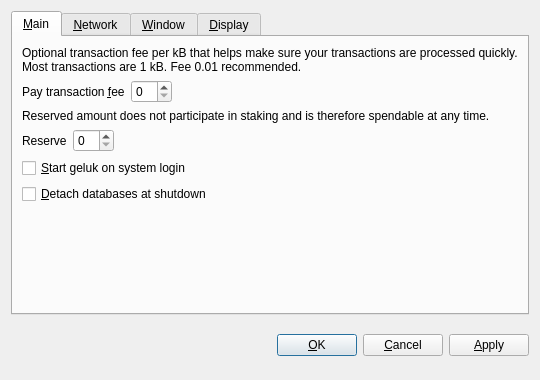
<?xml version="1.0" encoding="UTF-8"?>
<ui version="4.0">
 <class>OptionsDialog</class>
 <widget class="QDialog" name="OptionsDialog">
  <property name="geometry">
   <rect>
    <x>0</x>
    <y>0</y>
    <width>540</width>
    <height>380</height>
   </rect>
  </property>
  <property name="windowTitle">
   <string>Options</string>
  </property>
  <property name="modal">
   <bool>true</bool>
  </property>
  <layout class="QVBoxLayout" name="verticalLayout">
   <item>
    <widget class="QTabWidget" name="tabWidget">
     <property name="tabPosition">
      <enum>QTabWidget::North</enum>
     </property>
     <property name="currentIndex">
      <number>0</number>
     </property>
     <widget class="QWidget" name="tabMain">
      <attribute name="title">
       <string>&amp;Main</string>
      </attribute>
      <layout class="QVBoxLayout" name="verticalLayout_Main">
       <item>
        <widget class="QLabel" name="transactionFeeInfoLabel">
         <property name="text">
          <string>Optional transaction fee per kB that helps make sure your transactions are processed quickly. Most transactions are 1 kB. Fee 0.01 recommended.</string>
         </property>
         <property name="textFormat">
          <enum>Qt::PlainText</enum>
         </property>
         <property name="wordWrap">
          <bool>true</bool>
         </property>
        </widget>
       </item>
       <item>
        <layout class="QHBoxLayout" name="horizontalLayoutFee">
         <item>
          <widget class="QLabel" name="transactionFeeLabel">
           <property name="text">
            <string>Pay transaction &amp;fee</string>
           </property>
           <property name="textFormat">
            <enum>Qt::PlainText</enum>
           </property>
           <property name="buddy">
            <cstring>transactionFee</cstring>
           </property>
          </widget>
         </item>
         <item>
          <widget class="BitcoinAmountField" name="transactionFee"/>
         </item>
         <item>
          <spacer name="horizontalSpacerFee">
           <property name="orientation">
            <enum>Qt::Horizontal</enum>
           </property>
           <property name="sizeHint" stdset="0">
            <size>
             <width>40</width>
             <height>20</height>
            </size>
           </property>
          </spacer>
         </item>
        </layout>
       </item>
       <item>
        <widget class="QLabel" name="reserveBalanceInfoLabel">
         <property name="text">
          <string>Reserved amount does not participate in staking and is therefore spendable at any time.</string>
         </property>
         <property name="textFormat">
          <enum>Qt::PlainText</enum>
         </property>
         <property name="wordWrap">
          <bool>true</bool>
         </property>
        </widget>
       </item>
       <item>
        <layout class="QHBoxLayout" name="horizontalLayoutReserveBalance">
         <item>
          <widget class="QLabel" name="reserveBalanceLabel">
           <property name="text">
            <string>Reserve</string>
           </property>
           <property name="textFormat">
            <enum>Qt::PlainText</enum>
           </property>
           <property name="buddy">
            <cstring>reserveBalance</cstring>
           </property>
          </widget>
         </item>
         <item>
          <widget class="BitcoinAmountField" name="reserveBalance"/>
         </item>
         <item>
          <spacer name="horizontalSpacerReserveBalance">
           <property name="orientation">
            <enum>Qt::Horizontal</enum>
           </property>
           <property name="sizeHint" stdset="0">
            <size>
             <width>40</width>
             <height>20</height>
            </size>
           </property>
          </spacer>
         </item>
        </layout>
       </item>
       <item>
        <widget class="QCheckBox" name="bitcoinAtStartup">
         <property name="toolTip">
          <string>Automatically start geluk after logging in to the system.</string>
         </property>
         <property name="text">
          <string>&amp;Start geluk on system login</string>
         </property>
        </widget>
       </item>
       <item>
        <widget class="QCheckBox" name="detachDatabases">
         <property name="toolTip">
          <string>Detach block and address databases at shutdown. This means they can be moved to another data directory, but it slows down shutdown. The wallet is always detached.</string>
         </property>
         <property name="text">
          <string>&amp;Detach databases at shutdown</string>
         </property>
        </widget>
       </item>
       <item>
        <spacer name="verticalSpacer_Main">
         <property name="orientation">
          <enum>Qt::Vertical</enum>
         </property>
         <property name="sizeHint" stdset="0">
          <size>
           <width>20</width>
           <height>40</height>
          </size>
         </property>
        </spacer>
       </item>
      </layout>
     </widget>
     <widget class="QWidget" name="tabNetwork">
      <attribute name="title">
       <string>&amp;Network</string>
      </attribute>
      <layout class="QVBoxLayout" name="verticalLayout_Network">
       <item>
        <widget class="QCheckBox" name="mapPortUpnp">
         <property name="toolTip">
          <string>Automatically open the geluk client port on the router. This only works when your router supports UPnP and it is enabled.</string>
         </property>
         <property name="text">
          <string>Map port using &amp;UPnP</string>
         </property>
        </widget>
       </item>
       <item>
        <widget class="QCheckBox" name="connectSocks">
         <property name="toolTip">
          <string>Connect to the geluk network through a SOCKS proxy (e.g. when connecting through Tor).</string>
         </property>
         <property name="text">
          <string>&amp;Connect through SOCKS proxy:</string>
         </property>
        </widget>
       </item>
       <item>
        <layout class="QHBoxLayout" name="horizontalLayout_Network">
         <item>
          <widget class="QLabel" name="proxyIpLabel">
           <property name="text">
            <string>Proxy &amp;IP:</string>
           </property>
           <property name="textFormat">
            <enum>Qt::PlainText</enum>
           </property>
           <property name="buddy">
            <cstring>proxyIp</cstring>
           </property>
          </widget>
         </item>
         <item>
          <widget class="QValidatedLineEdit" name="proxyIp">
           <property name="maximumSize">
            <size>
             <width>140</width>
             <height>16777215</height>
            </size>
           </property>
           <property name="toolTip">
            <string>IP address of the proxy (e.g. 127.0.0.1)</string>
           </property>
          </widget>
         </item>
         <item>
          <widget class="QLabel" name="proxyPortLabel">
           <property name="text">
            <string>&amp;Port:</string>
           </property>
           <property name="textFormat">
            <enum>Qt::PlainText</enum>
           </property>
           <property name="buddy">
            <cstring>proxyPort</cstring>
           </property>
          </widget>
         </item>
         <item>
          <widget class="QLineEdit" name="proxyPort">
           <property name="maximumSize">
            <size>
             <width>55</width>
             <height>16777215</height>
            </size>
           </property>
           <property name="toolTip">
            <string>Port of the proxy (e.g. 9050)</string>
           </property>
          </widget>
         </item>
         <item>
          <widget class="QLabel" name="socksVersionLabel">
           <property name="text">
            <string>SOCKS &amp;Version:</string>
           </property>
           <property name="textFormat">
            <enum>Qt::PlainText</enum>
           </property>
           <property name="buddy">
            <cstring>socksVersion</cstring>
           </property>
          </widget>
         </item>
         <item>
          <widget class="QValueComboBox" name="socksVersion">
           <property name="toolTip">
            <string>SOCKS version of the proxy (e.g. 5)</string>
           </property>
          </widget>
         </item>
         <item>
          <spacer name="horizontalSpacer_Network">
           <property name="orientation">
            <enum>Qt::Horizontal</enum>
           </property>
           <property name="sizeHint" stdset="0">
            <size>
             <width>40</width>
             <height>20</height>
            </size>
           </property>
          </spacer>
         </item>
        </layout>
       </item>
       <item>
        <spacer name="verticalSpacer_Network">
         <property name="orientation">
          <enum>Qt::Vertical</enum>
         </property>
         <property name="sizeHint" stdset="0">
          <size>
           <width>20</width>
           <height>40</height>
          </size>
         </property>
        </spacer>
       </item>
      </layout>
     </widget>
     <widget class="QWidget" name="tabWindow">
      <attribute name="title">
       <string>&amp;Window</string>
      </attribute>
      <layout class="QVBoxLayout" name="verticalLayout_Window">
       <item>
        <widget class="QCheckBox" name="minimizeToTray">
         <property name="toolTip">
          <string>Show only a tray icon after minimizing the window.</string>
         </property>
         <property name="text">
          <string>&amp;Minimize to the tray instead of the taskbar</string>
         </property>
        </widget>
       </item>
       <item>
        <widget class="QCheckBox" name="minimizeOnClose">
         <property name="toolTip">
          <string>Minimize instead of exit the application when the window is closed. When this option is enabled, the application will be closed only after selecting Quit in the menu.</string>
         </property>
         <property name="text">
          <string>M&amp;inimize on close</string>
         </property>
        </widget>
       </item>
       <item>
        <spacer name="verticalSpacer_Window">
         <property name="orientation">
          <enum>Qt::Vertical</enum>
         </property>
         <property name="sizeHint" stdset="0">
          <size>
           <width>20</width>
           <height>40</height>
          </size>
         </property>
        </spacer>
       </item>
      </layout>
     </widget>
     <widget class="QWidget" name="tabDisplay">
      <attribute name="title">
       <string>&amp;Display</string>
      </attribute>
      <layout class="QVBoxLayout" name="verticalLayout_Display">
       <item>
        <layout class="QHBoxLayout" name="horizontalLayout_1_Display">
         <item>
          <widget class="QLabel" name="langLabel">
           <property name="text">
            <string>User Interface &amp;language:</string>
           </property>
           <property name="textFormat">
            <enum>Qt::PlainText</enum>
           </property>
           <property name="buddy">
            <cstring>lang</cstring>
           </property>
          </widget>
         </item>
         <item>
          <widget class="QValueComboBox" name="lang">
           <property name="toolTip">
            <string>The user interface language can be set here. This setting will take effect after restarting geluk.</string>
           </property>
          </widget>
         </item>
        </layout>
       </item>
       <item>
        <layout class="QHBoxLayout" name="horizontalLayout_2_Display">
         <item>
          <widget class="QLabel" name="unitLabel">
           <property name="text">
            <string>&amp;Unit to show amounts in:</string>
           </property>
           <property name="textFormat">
            <enum>Qt::PlainText</enum>
           </property>
           <property name="buddy">
            <cstring>unit</cstring>
           </property>
          </widget>
         </item>
         <item>
          <widget class="QValueComboBox" name="unit">
           <property name="toolTip">
            <string>Choose the default subdivision unit to show in the interface and when sending coins.</string>
           </property>
          </widget>
         </item>
        </layout>
       </item>
       <item>
        <widget class="QCheckBox" name="displayAddresses">
         <property name="toolTip">
          <string>Whether to show geluk addresses in the transaction list or not.</string>
         </property>
         <property name="text">
          <string>&amp;Display addresses in transaction list</string>
         </property>
        </widget>
       </item>
       <item>
        <widget class="QCheckBox" name="coinControlFeatures">
         <property name="toolTip">
          <string>Whether to show coin control features or not.</string>
         </property>
         <property name="text">
          <string>Display coin &amp;control features (experts only!)</string>
         </property>
        </widget>
       </item>
       <item>
        <spacer name="verticalSpacer_Display">
         <property name="orientation">
          <enum>Qt::Vertical</enum>
         </property>
         <property name="sizeHint" stdset="0">
          <size>
           <width>20</width>
           <height>40</height>
          </size>
         </property>
        </spacer>
       </item>
      </layout>
     </widget>
    </widget>
   </item>
   <item>
    <layout class="QHBoxLayout" name="horizontalLayout_Buttons">
     <item>
      <spacer name="horizontalSpacer_1">
       <property name="orientation">
        <enum>Qt::Horizontal</enum>
       </property>
       <property name="sizeHint" stdset="0">
        <size>
         <width>40</width>
         <height>48</height>
        </size>
       </property>
      </spacer>
     </item>
     <item>
      <widget class="QLabel" name="statusLabel">
       <property name="font">
        <font>
         <weight>75</weight>
         <bold>true</bold>
        </font>
       </property>
       <property name="text">
        <string/>
       </property>
       <property name="textFormat">
        <enum>Qt::PlainText</enum>
       </property>
       <property name="wordWrap">
        <bool>true</bool>
       </property>
      </widget>
     </item>
     <item>
      <spacer name="horizontalSpacer_2">
       <property name="orientation">
        <enum>Qt::Horizontal</enum>
       </property>
       <property name="sizeHint" stdset="0">
        <size>
         <width>40</width>
         <height>48</height>
        </size>
       </property>
      </spacer>
     </item>
     <item>
      <widget class="QPushButton" name="okButton">
       <property name="text">
        <string>&amp;OK</string>
       </property>
      </widget>
     </item>
     <item>
      <widget class="QPushButton" name="cancelButton">
       <property name="text">
        <string>&amp;Cancel</string>
       </property>
       <property name="autoDefault">
        <bool>false</bool>
       </property>
      </widget>
     </item>
     <item>
      <widget class="QPushButton" name="applyButton">
       <property name="text">
        <string>&amp;Apply</string>
       </property>
       <property name="autoDefault">
        <bool>false</bool>
       </property>
      </widget>
     </item>
    </layout>
   </item>
  </layout>
 </widget>
 <customwidgets>
  <customwidget>
   <class>BitcoinAmountField</class>
   <extends>QSpinBox</extends>
   <header>bitcoinamountfield.h</header>
  </customwidget>
  <customwidget>
   <class>QValueComboBox</class>
   <extends>QComboBox</extends>
   <header>qvaluecombobox.h</header>
  </customwidget>
  <customwidget>
   <class>QValidatedLineEdit</class>
   <extends>QLineEdit</extends>
   <header>qvalidatedlineedit.h</header>
  </customwidget>
 </customwidgets>
 <resources/>
 <connections/>
</ui>
